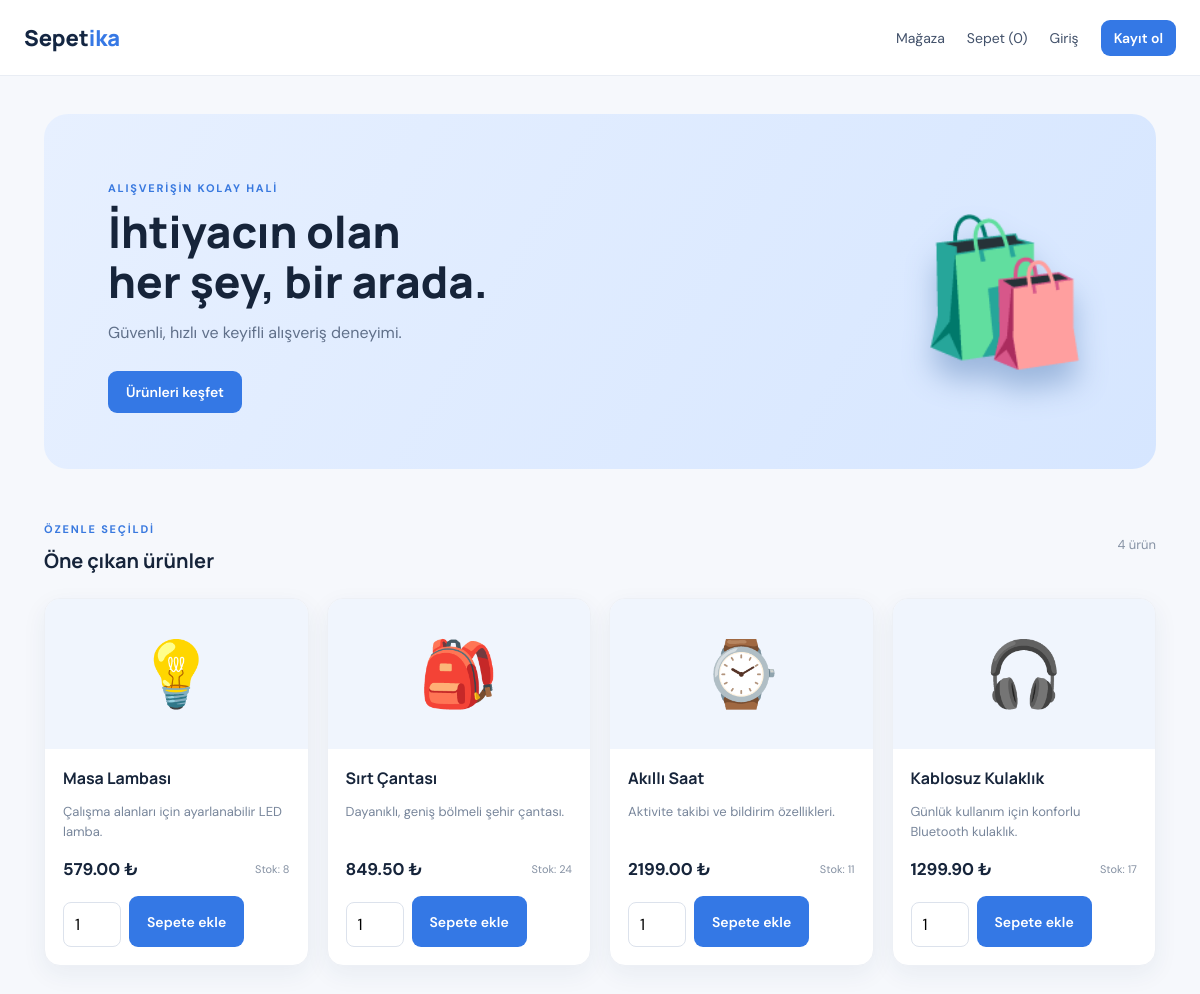
The page / on the database its author committed.
### tables this page shows
CREATE TABLE products (
        id INTEGER PRIMARY KEY AUTOINCREMENT,
        name TEXT NOT NULL,
        description TEXT NOT NULL,
        price REAL NOT NULL CHECK(price >= 0),
        stock INTEGER NOT NULL DEFAULT 0 CHECK(stock >= 0),
        image TEXT NOT NULL DEFAULT '🛍️',
        active INTEGER NOT NULL DEFAULT 1
    );

### app.py (the view)
@app.route("/")
def index():
    products = db().execute("SELECT * FROM products WHERE active=1 ORDER BY id DESC").fetchall()
    return render_template("index.html", products=products)

### app.py (called while the page is built)
def db():
    if "db" not in g:
        g.db = sqlite3.connect(DATABASE)
        g.db.row_factory = sqlite3.Row
        g.db.execute("PRAGMA foreign_keys = ON")
    return g.db

@app.context_processor
def inject_cart_count():
    return {"cart_count": sum(session.get("cart", {}).values())}

### templates/index.html
{% extends 'base.html' %}{% block title %}Mavi Mağaza | Ana Sayfa{% endblock %}{% block content %}<section class="hero"><div><p class="eyebrow">ALIŞVERİŞİN KOLAY HALİ</p><h1>İhtiyacın olan<br>her şey, bir arada.</h1><p>Güvenli, hızlı ve keyifli alışveriş deneyimi.</p><a class="button" href="#urunler">Ürünleri keşfet</a></div><div class="hero-art">🛍️</div></section><div class="section-heading" id="urunler"><div><p class="eyebrow">ÖZENLE SEÇİLDİ</p><h2>Öne çıkan ürünler</h2></div><span>{{ products|length }} ürün</span></div><section class="grid">{% for product in products %}<article class="product"><div class="product-art">{{ product.image }}</div><div class="product-body"><h3>{{ product.name }}</h3><p>{{ product.description }}</p><div class="product-bottom"><strong>{{ '%.2f'|format(product.price) }} ₺</strong><span class="stock">Stok: {{ product.stock }}</span></div><form action="{{ url_for('add_to_cart',product_id=product.id) }}" method="post" class="add-form"><input type="number" name="quantity" min="1" max="{{ product.stock }}" value="1" aria-label="Miktar"><button class="button" {% if product.stock==0 %}disabled{% endif %}>Sepete ekle</button></form></div></article>{% else %}<p>Henüz satışta ürün yok.</p>{% endfor %}</section>{% endblock %}

### templates/base.html (shortened to what this page needs)
<!doctype html>
<html lang="tr">
<head>
    <link rel="stylesheet" href="{{ url_for('static', filename='style.css') }}">
</head>
<body>
    <nav class="nav">
        <a class="brand" href="{{ url_for('index') }}">Sepet<span>ika</span></a>
        <div class="links">
            <a href="{{ url_for('index') }}">Mağaza</a>
            <a href="{{ url_for('cart') }}">Sepet ({{ cart_count }})</a>
            {% if session.get('user_id') %}
            <span>Merhaba, {{ session.get('name') }}</span>
            <a class="button small" href="{{ url_for('logout') }}">Çıkış</a>
            {% else %}
            <a href="{{ url_for('login') }}">Giriş</a>
            <a class="button small" href="{{ url_for('register') }}">Kayıt ol</a>
            {% endif %}
        </div>
    </nav>
    <main class="container">
        {% block content %}{% endblock %}
    </main>
</body>
</html>

### static/style.css (style rules this page uses)
:root { font-family:'DM Sans',sans-serif;color:#16243a;background:#f6f8fc;font-synthesis:none }
* { box-sizing:border-box }
body { margin:0 }
.nav { height:76px;background:#fff;display:flex;align-items:center;justify-content:space-between;padding:0 max(calc((100% - 1160px)/2),24px);border-bottom:1px solid #e9edf4 }
.brand { font:800 22px Manrope;color:#142642;text-decoration:none }
.brand span { color:#3678e5 }
.links { display:flex;gap:22px;align-items:center }
.links a { color:#42516a;text-decoration:none;font-size:14px }
.container { max-width:1160px;margin:38px auto 70px;padding:0 24px;min-height:72vh }
.hero { background:linear-gradient(120deg,#e7f0ff,#d6e6ff);border-radius:24px;padding:56px 64px;display:flex;justify-content:space-between;align-items:center;overflow:hidden }
.hero h1 { font:800 44px/1.13 Manrope;margin:12px 0 }
.hero p:not(.eyebrow) { color:#60708a;margin-bottom:28px }
.hero-art { font-size:140px;filter:drop-shadow(0 20px 15px #9ab5dc) }
.eyebrow { font-size:11px;letter-spacing:1.8px;font-weight:700;color:#3979df }
h1,h2,h3 { font-family:Manrope }
h1 { font-size:32px;margin:8px 0 24px }
h2 { font-size:20px }
.section-heading { display:flex;justify-content:space-between;align-items:center;margin:42px 0 20px }
.section-heading h2 { margin:4px 0 }
.section-heading span,.muted { color:#8793a5;font-size:13px }
.grid { display:grid;grid-template-columns:repeat(4,1fr);gap:18px }
.product,.card { background:#fff;border:1px solid #edf0f5;border-radius:16px;box-shadow:0 8px 24px #213c6410 }
.product { overflow:hidden }
.product-art { height:150px;background:#f0f5fd;display:grid;place-items:center;font-size:64px }
.product-body { padding:18px }
.product h3 { font-size:16px;margin:0 0 8px }
.product p { font-size:13px;color:#78869b;line-height:1.5;min-height:40px }
.product-bottom { display:flex;justify-content:space-between;align-items:center;margin:16px 0 }
.product-bottom strong { font-size:17px }
.stock { font-size:11px;color:#8591a3 }
.add-form { display:flex;gap:8px }
.add-form input { width:58px }
.button { background:#3478e5;color:white!important;border:0;border-radius:9px;padding:12px 18px;font:600 14px 'DM Sans';text-decoration:none;cursor:pointer;display:inline-block }
.small { padding:9px 13px }
.stack input,input { font:inherit;padding:11px;border:1px solid #dce2ec;border-radius:8px;width:100%;margin-top:6px }

### rows shown on the page
products: image "💡", name "Masa Lambası", description "Çalışma alanları için ayarlanabilir LED lamba.", price "579.00", stock "8"
products: image "🎒", name "Sırt Çantası", description "Dayanıklı, geniş bölmeli şehir çantası.", price "849.50", stock "24"
products: image "⌚", name "Akıllı Saat", description "Aktivite takibi ve bildirim özellikleri.", price "2199.00", stock "11"
products: image "🎧", name "Kablosuz Kulaklık", description "Günlük kullanım için konforlu Bluetooth kulaklık.", price "1299.90", stock "17"

### other values the page prints
{{ cart_count }} "0"
{{ products|length }} "4"
